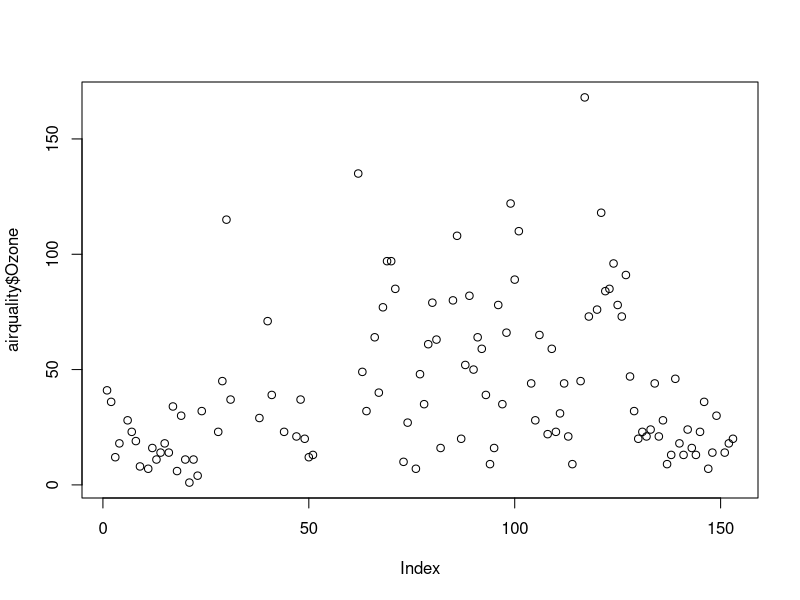
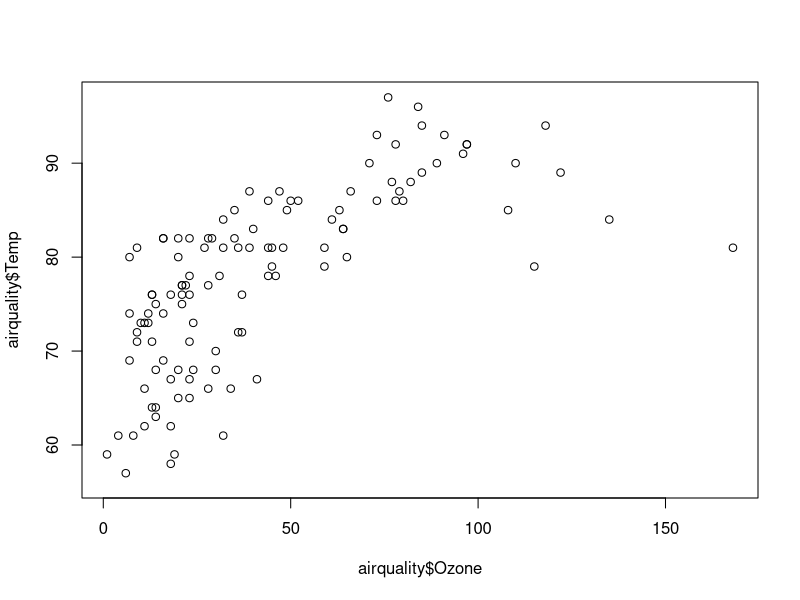
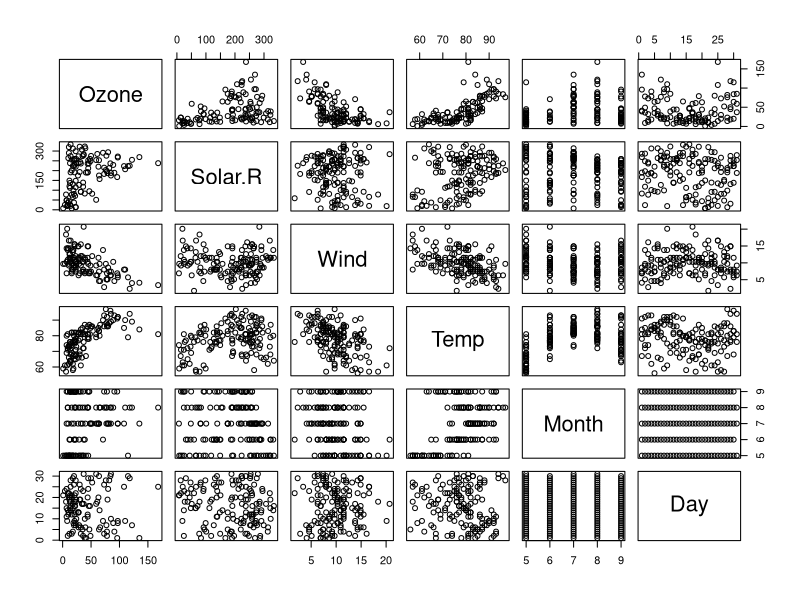
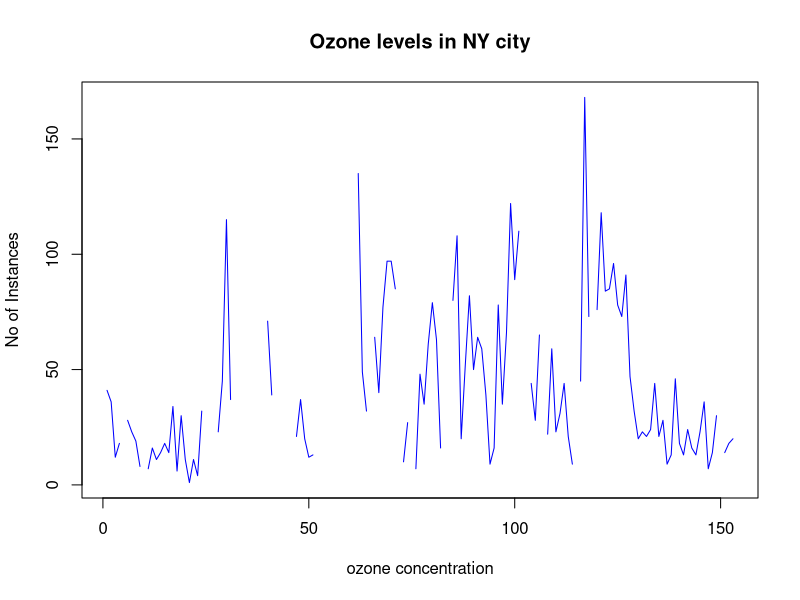
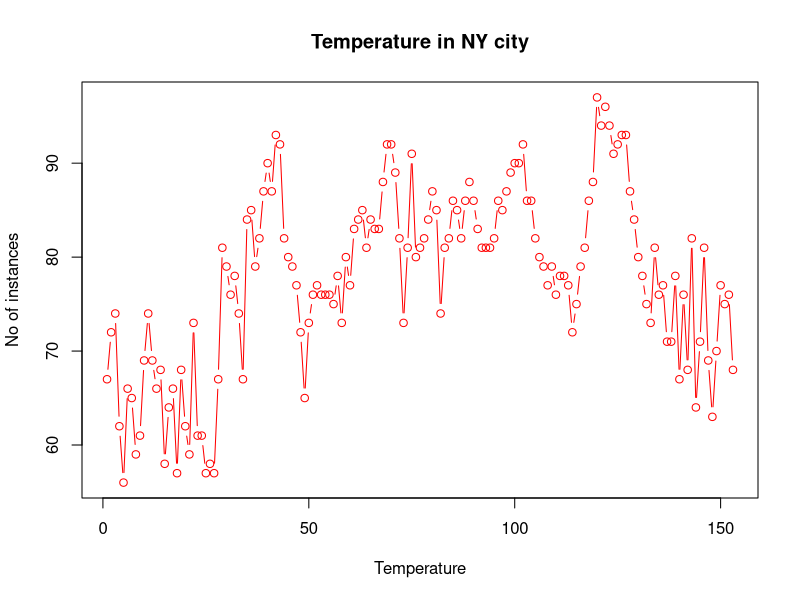
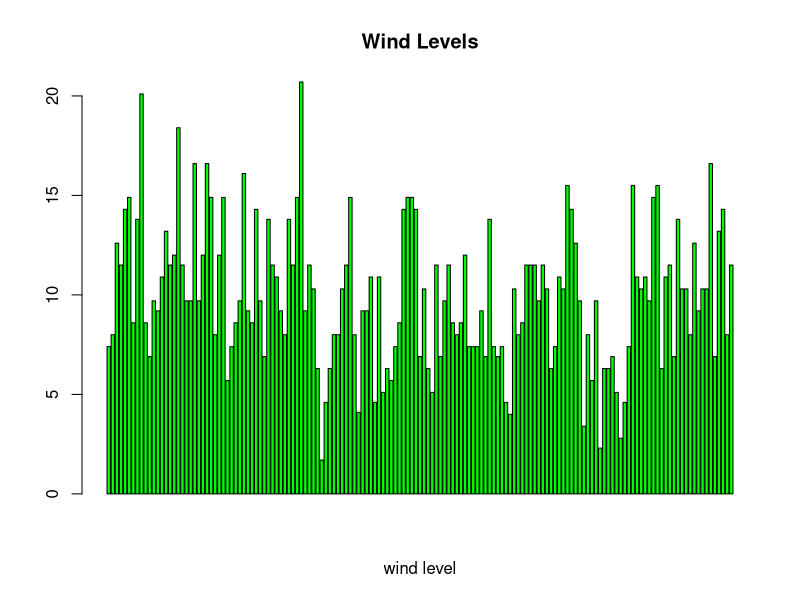
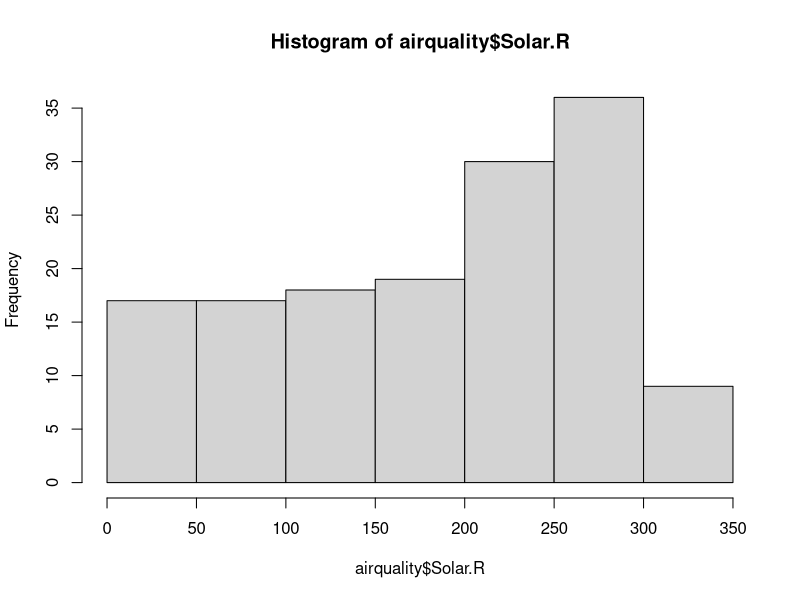
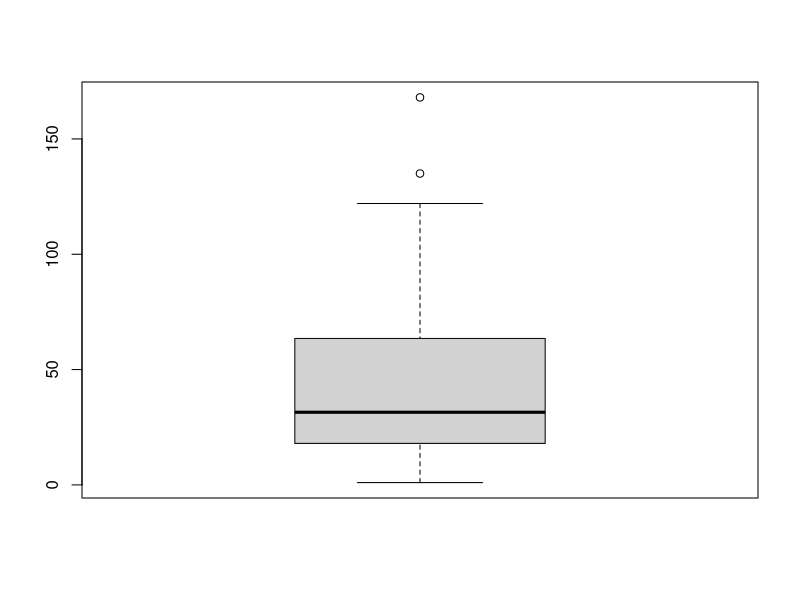

Here is the R script that generated these plots, in order: (Note: this script raises an error after producing the figures.)
airquality<-datasets::airquality
airquality

head(airquality) #displays the first 6 rows of the dataset

tail(airquality) #displays the last 6 rows of the dataset

airquality[,c(1,2)] #displays the first two columns with all the rows of the dataset

airquality[,c(5,6)] 

airquality$Wind #displays the specific colum data of the dataset

summary(airquality$Temp) #displays the mean median max min max data of the particular column

summary(airquality$Ozone)

summary(airquality$Wind)

plot(airquality$Ozone) #plots the values of the column ozone on a graph

plot(airquality$Ozone,airquality$Temp) #plots the mentioned columns in a single graph

plot(airquality) #plots the entire dataset

summary(airquality)


#plot in the form of points and lines
plot(airquality$Ozone, type = "l",xlab = "ozone concentration", ylab = "No of Instances", main = "Ozone levels in NY city",col="blue")

plot(airquality$Temp,type="b", xlab = "Temperature", ylab = "No of instances", main = "Temperature in NY city" ,col="red")
 #Barplot
barplot(airquality$Wind,main = "Wind Levels",xlab = "wind level", col="green", horiz = FALSE)

#Histogram
hist(airquality$Solar.R)

#single boxplot
boxplot(airquality$Ozone)

#boxplot of the whole dataset
boxplot(airquality)

#boxplot of multiple columns
boxplot(airquality[,1:4], main="multiple")
boxplot(airquality[,c(1,5)])
boxplot(airquality[,c(1,3,5)])

# to plot multiple graphs on a single window
par(mfrow=c(3,3),mar=c(2,5,2,1),bty="n", las=0)
plot(airquality$Ozone,airquality$Temp)
plot(airquality$Solar.R,type = "c")
plot(airquality$Temp, type = "h")
ithuplot(airquality$Day,type = "s")
barplot(airquality$Wind,main = "Wind Levels",xlab = "wind level", col="green", horiz = FALSE)
hist(airquality$Solar.R)
boxplot(airquality[,1:4], main="multiple")